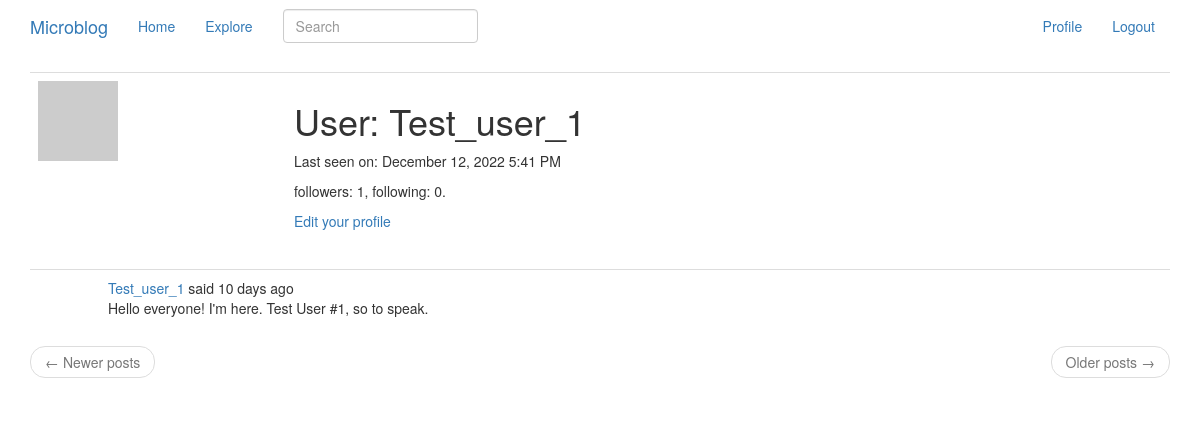
Page /user/Test_user_1 (signed in) on the earlier database version.
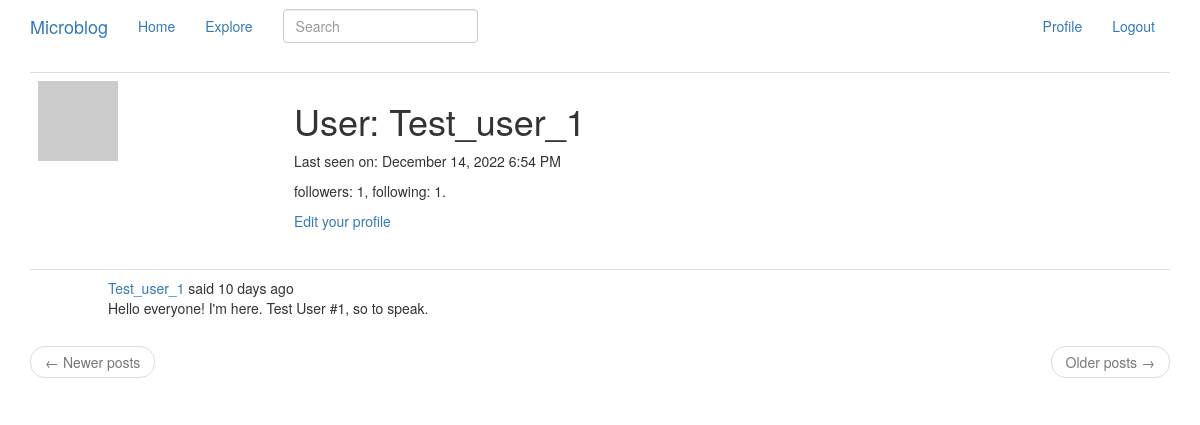
Same page on the later database version.
### app/models.py (models this page shows, shortened)
class User(UserMixin, db.Model):
    id = db.Column(db.Integer, primary_key = True)
    username = db.Column(db.String(64), index = True, unique = True)
    email = db.Column(db.String(120), index = True, unique = True)
    password_hash = db.Column(db.String(128))
    posts = db.relationship('Post', backref = 'author', lazy = 'dynamic')
    about_me = db.Column(db.String(140))
    last_seen = db.Column(db.DateTime, default = datetime.utcnow)
    followed = db.relationship('User',
                               secondary = followers,
                               primaryjoin = (followers.c.follower_id == id),
                               secondaryjoin = (followers.c.followed_id == id),
                               backref = db.backref('followers', lazy = 'dynamic'),
                               lazy = 'dynamic')
    def avatar(self, size):
        digest = md5(self.email.lower().encode('utf-8')).hexdigest()
        return 'https://www.gravatar.com/avatar/{}?d=robohash&s={}'.format(digest, size)

class SearchableMixin(object):
    @classmethod
    def before_commit(cls, session):
        session._changes = {
            'add': list(session.new),
            'update': list(session.dirty),
            'delete': list(session.deleted)
        }
    @classmethod
    def after_commit(cls, session):
        for obj in session._changes['add']:
            if isinstance(obj, SearchableMixin):
                add_to_index(obj.__tablename__, obj)
        for obj in session._changes['update']:
            if isinstance(obj, SearchableMixin):
                add_to_index(obj.__tablename__, obj)
        for obj in session._changes['delete']:
            if isinstance(obj, SearchableMixin):
                remove_from_index(obj.__tablename__, obj)
        session._changes = None

class Post(SearchableMixin, db.Model):
    id = db.Column(db.Integer, primary_key = True)
    body = db.Column(db.String(140))
    timestamp = db.Column(db.DateTime, index = True, default = datetime.utcnow)
    user_id = db.Column(db.Integer, db.ForeignKey('user.id'))
    language = db.Column(db.String(8))
    __searchable__ = ['body']

### app/routes.py (the view)
@app.route('/user/<username>')
@login_required
def user(username):
    user = User.query.filter_by(username = username).first_or_404()
    page = request.args.get('page', 1, type = int)
    posts = user.posts.order_by(Post.timestamp.desc())\
        .paginate(page = page, per_page = app.config['POSTS_PER_PAGE'], error_out = False)
    next_page = url_for('user', username = user.username, page = posts.next_num) \
        if posts.has_next else None
    prev_page = url_for('user', username = user.username, page = posts.prev_num) \
        if posts.has_prev else None
    form = EmptyForm()
    return render_template('user.html', user = user, posts = posts.items,
                           next_page = next_page, prev_page = prev_page, form = form)

### app/forms.py
class SearchForm(FlaskForm):
    q = StringField(_('Search'), validators = [DataRequired()])
    def __init__(self, *args, **kwargs):
        if 'formdata' not in kwargs:
            kwargs['formdata'] = request.args
        if 'csrf_enabled' not in kwargs:
            kwargs['csrf_enabled'] = False
        super(SearchForm, self).__init__(*args, **kwargs)

class EmptyForm(FlaskForm):
    submit = SubmitField('Submit')

### app/models.py (called while the page is built)
@login.user_loader
def load_user(id):
    return User.query.get(int(id))

### app/routes.py (called while the page is built)
@app.before_request
def before_request():
    if current_user.is_authenticated:
        current_user.last_seen = datetime.utcnow()
        db.session.commit()
        g.search_form = SearchForm()
    g.locale = str(get_locale())

### app/templates/user.html (shortened to what this page needs)
{% extends "_layout.html" %}
{% block app_content %}
    <table class="table table-hover">
        <tr>
            <td width="256px">
                <img src="{{ user.avatar(256) }}">
            </td>
            <td>
                <h1>{{ _('User') }}: {{ user.username }}</h1>
                {% if user.last_seen %}
                <p>{{ _('Last seen on') }}: {{ moment(user.last_seen).format('LLL') }}</p>
                {% endif %}
                <p>
                    {{ _('followers') }}: {{ user.followers.count() }}, {{ _('following') }}: {{ user.followed.count() }}.
                </p>
                {% if user == current_user %}
                <p>
                    <a href="{{ url_for('edit_profile') }}">{{ _('Edit your profile') }}</a>
                </p>
                {% elif not current_user.is_following(user) %}
                <form action="{{ url_for('follow', username = user.username) }}" method="post">
                    {{ form.hidden_tag() }}
                    {{ form.submit(value = _('Follow'), class_ = 'btn btn-default') }}
                </form>
                {% else %}
                <form action="{{ url_for('unfollow', username = user.username) }}" method="post">
                    {{ form.hidden_tag() }}
                    {{ form.submit(value = _('Unfollow'), class_ = 'btn btn-default') }}
                </form>
                {% endif %}
            </td>
        </tr>
    </table>
    {% for post in posts %}
        {% include '_post.html' %}
    {% endfor %}
    <nav aria-label="...">
        <ul class="pager">
            <li class="previous{% if not prev_url %} disabled{% endif %}">
                <a href="{{ prev_url or '#' }}">
                    <span aria-hidden="true">&larr;</span> {{ _('Newer posts') }}
                </a>
            </li>
            <li class="next{% if not next_url %} disabled{% endif %}">
                <a href="{{ next_url or '#' }}">
                    {{ _('Older posts') }} <span aria-hidden="true">&rarr;</span>
                </a>
            </li>
        </ul>
    </nav>
{% endblock %}

### app/templates/_layout.html (shortened to what this page needs)
{% extends "bootstrap/base.html" %}
{% block navbar %}
    <nav class="navbar">
        <div class="container">
            <div class="navbar-header">
                <a class="navbar-brand" href="{{ url_for('index') }}">Microblog</a>
            </div>
            <div class="collapse navbar-collapse" id="bs-example-navbar-collapse-1">
                <ul class="nav navbar-nav">
                    <li><a href="{{ url_for('index') }}">{{ _('Home') }}</a></li>
                    <li><a href="{{ url_for('explore') }}">{{ _('Explore') }}</a></li>
                </ul>
                {% if g.search_form %}
                <form class="navbar-form navbar-left" method="get" action="{{ url_for('search') }}">
                    <div class="form-group">
                        {{ g.search_form.q(size=20, class='form-control', placeholder=g.search_form.q.label.text) }}
                    </div>
                </form>
                {% endif %}
                <ul class="nav navbar-nav navbar-right">
                    {% if current_user.is_anonymous %}
                    <li><a href="{{ url_for('login') }}">{{ _('Login') }}</a></li>
                    {% else %}
                    <li><a href="{{ url_for('user', username=current_user.username) }}">{{ _('Profile') }}</a></li>
                    <li><a href="{{ url_for('logout') }}">{{ _('Logout') }}</a></li>
                    {% endif %}
                </ul>
            </div>
        </div>
    </nav>
{% endblock %}
{% block content %}
    <div class="container">
        {% block app_content %}
        {% endblock %}
    </div>
{% endblock %}

### app/templates/_post.html (shortened to what this page needs)
<table class="table table-hover">
    <tr>
        <td width="70px">
        </td>
        <td>
            {{ _('%(username)s said %(when)s', username = link_of_user, when = moment(post.timestamp).fromNow()) }}
            <br>
            <span id="post{{ post.id }}">
                {{ post.body }}
            </span>
        </td>
    </tr>
</table>

Differences in the rows shown:
changed User "Test_user_1": last_seen "December 12, 2022 5:41 PM" → "December 14, 2022 6:54 PM"
Other differences:
{{ user.followed.count() }}: "0" → "1"
